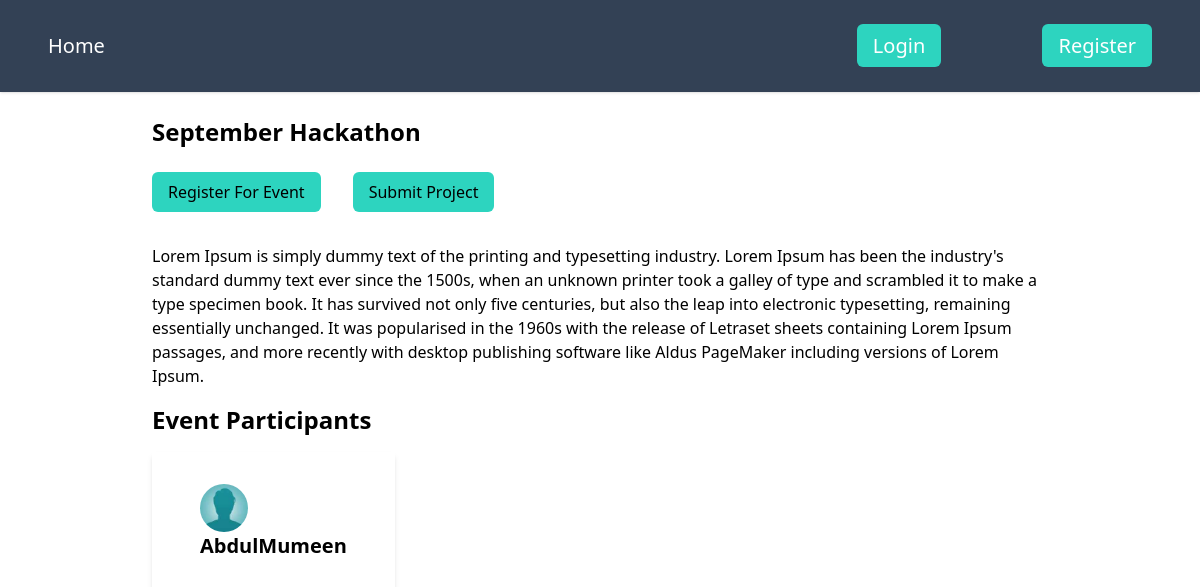
/event/0a261e2b-911f-41b7-9fc5-35eb0ec696b1/, run on the app's committed database.
### event/models.py (models this page shows, shortened)
class Event(models.Model):
    id = models.UUIDField(default=uuid.uuid4, unique=True, primary_key=True, editable=False)
    name = models.CharField(max_length=200)
    description = models.TextField(null=True, blank=True)
    participants = models.ManyToManyField(User, blank=True, related_name='events')
    start_date = models.DateTimeField(null=True)
    end_date = models.DateTimeField(null=True)
    registration_deadline = models.DateTimeField(null=True)
    updated = models.DateTimeField(auto_now=True)
    created = models.DateTimeField(auto_now_add=True)

class User(AbstractUser):
    name = models.CharField(max_length=100, null=True)
    email = models.EmailField(unique=True, null=True)
    bio = models.TextField(null=True, blank=True)
    hackathon_participant = models.BooleanField(default=True, null=True)
    avatar = models.ImageField(default='default1.jpeg')
    id = models.UUIDField(default=uuid.uuid4, unique=True, primary_key=True, editable=False)
    USERNAME_FIELD = 'email'
    REQUIRED_FIELDS = ['username']

### event/views.py (the view)
# urls.py: path('event/<str:pk>/', views.event_page, name='event'),
def event_page(request, pk):
    event = Event.objects.get(id=pk)
    registered = False
    submitted = False
    if request.user.is_authenticated:
        registered = request.user.events.filter(id=event.id).exists()
        submitted = Submission.objects.filter(participant=request.user, event=event).exists()
    return render(request, 'event/event.html', {'event':event, 'registered':registered, 'submitted':submitted})

### event/templates/event/event.html
{% extends 'event/main.html' %} {% block content %}
<h1 class="font-extrabold my-6 text-2xl">{{event.name}}</h1>
<div class="flex flex-wrap gap-8">
  {% if registered %}
  <p class="text-xl text-teal-500">
    You have already registered for this event
  </p>
  {% else %}
  <a
    class="py-2 px-4 rounded-md bg-teal-400 block mb-4"
    href="{%url 'registration_confirmation' event.id%}"
    >Register For Event</a
  >
  {% endif %} {% if submitted %}
  <p class="text-xl text-teal-500">You have already submitted your project</p>
  {% else %}
  <a
    class="py-2 px-4 block rounded-md bg-teal-400 mb-4"
    href="{%url 'project-submission' event.id%}"
    >Submit Project</a
  >
  {% endif %}
</div>
<div>
  <p class="mt-4 text-2xl font-bold">{{event.description|linebreaks|urlize}}</p>
</div>
<div>
  <h3 class="text-2xl font-extrabold mt-4">Event Participants</h3>
  <div id="events--lists" class="flex gap-x-8 text-xl flex-wrap">
    {% for user in event.participants.all %}
    <div class="shadow-md px-12 py-8 my-4 rounded-sm">
      <img class="rounded-full w-12 h-12" src="{{user.avatar.url}}" />
      <strong>{{user.name}}</strong>
    </div>
    {%endfor%}
  </div>
</div>
{%endblock%}

### data on the page
Event: name "September Hackathon", description "Lorem Ipsum is simply dummy text of the printing and typesetting industry. Lorem Ipsum has been the industry's standard dummy text ever since the 1500s, when an unknown printer took a galley of type and scrambled it to make a type specimen book. It has survived not only five centuries, but also the leap into electronic typesetting, remaining essentially unchanged. It was popularised in the 1960s with the release of Letraset sheets containing Lorem Ipsum passages, and more recently with desktop publishing software like Aldus PageMaker including versions of Lorem Ipsum."
User: avatar (placeholder picture), name "AbdulMumeen"
